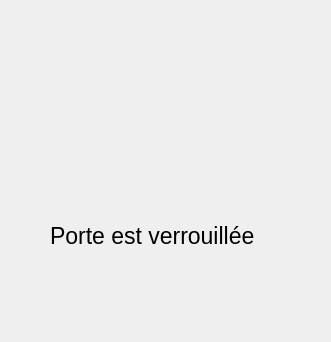
<?xml version="1.0" encoding="UTF-8"?>
<ui version="4.0">
 <class>Form</class>
 <widget class="QWidget" name="Form">
  <property name="geometry">
   <rect>
    <x>0</x>
    <y>0</y>
    <width>331</width>
    <height>342</height>
   </rect>
  </property>
  <property name="windowTitle">
   <string>Form</string>
  </property>
  <property name="toolTipDuration">
   <number>1</number>
  </property>
  <widget class="QLabel" name="labelImage">
   <property name="geometry">
    <rect>
     <x>90</x>
     <y>20</y>
     <width>151</width>
     <height>161</height>
    </rect>
   </property>
   <property name="text">
    <string/>
   </property>
   <property name="pixmap">
    <pixmap>porte_fermee.png</pixmap>
   </property>
  </widget>
  <widget class="QLabel" name="labelEtat">
   <property name="geometry">
    <rect>
     <x>50</x>
     <y>200</y>
     <width>331</width>
     <height>71</height>
    </rect>
   </property>
   <property name="font">
    <font>
     <pointsize>17</pointsize>
    </font>
   </property>
   <property name="toolTipDuration">
    <number>1</number>
   </property>
   <property name="text">
    <string>Porte est verrouillée</string>
   </property>
  </widget>
 </widget>
 <resources/>
 <connections/>
</ui>
